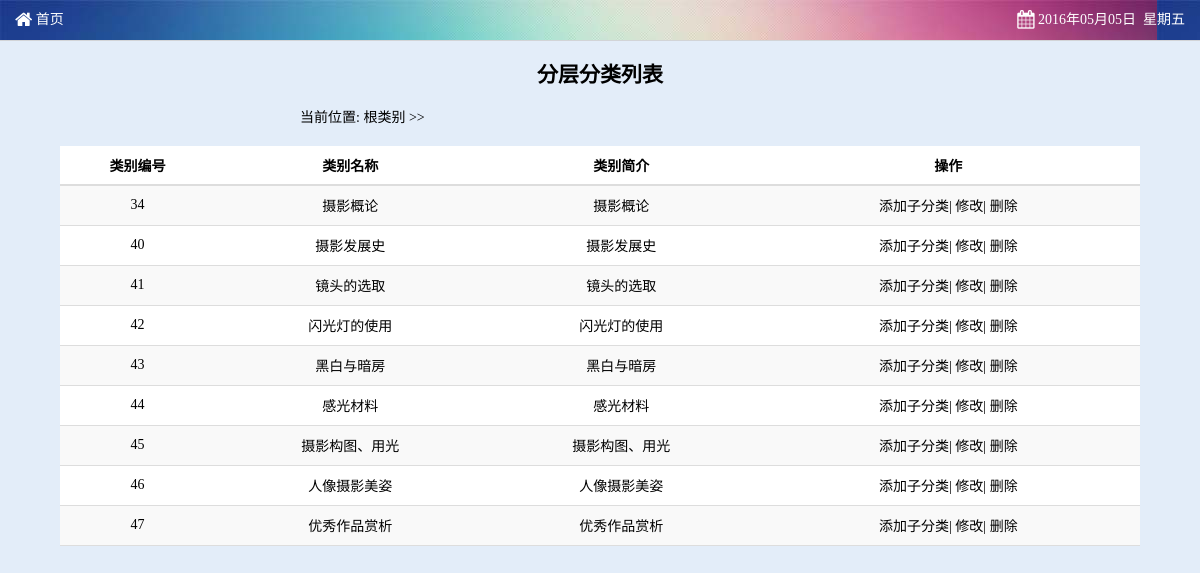
The app's page /weiadmin/class/classlist.php (signed in) with its own data.
### tables this page shows
CREATE TABLE `art_class` (
  `art_class_id` int(11) NOT NULL auto_increment COMMENT '分类id(主键)',
  `art_class_name` varchar(255) NOT NULL COMMENT '分类名称',
  `art_class_brief` varchar(255) default NULL COMMENT '分类简介',
  `art_class_father_id` int(11) default '0' COMMENT '父分类',
  `art_class_sort` tinyint(4) default NULL COMMENT '排序，体现先后顺序',
  `is_father_class` tinyint(11) default NULL COMMENT '是否是父分类',
  `path` varchar(64) NOT NULL COMMENT '到达该分类的路径，据此可实现无极限分类',
  PRIMARY KEY  (`art_class_id`)
);

### weiadmin/class/classlist.php (the view, shortened to what this page needs)
<?php
	$fid = isset($_GET['fid']) ? $_GET['fid']:0;
?>
<!DOCTYPE html PUBLIC "-//W3C//DTD XHTML 1.0 Transitional//EN" "http://www.w3.org/TR/xhtml1/DTD/xhtml1-transitional.dtd">
<html xmlns="http://www.w3.org/1999/xhtml">
<head>
	<link rel="stylesheet" type="text/css" href="../css/basic.css"/>
</head>
<body class="bg">
<div class="container">
	<center>
	<h2>分层分类列表</h2>
	<div style="width: 600px;text-align: left;">
		当前位置: <a href="classlist.php">根类别</a>&nbsp;&gt;&gt;
	</div>
	</center>
	<table class="table" cellpadding="0" cellspacing="0">
		<tr>
		    <th>类别编号</th>
		    <th>类别名称</th>
		    <th>类别简介</th>
		    <th>操作</th>
		</tr>
		<?php
			$sql="select * from art_class where art_class_father_id={$fid}";
			$result=mysql_query($sql);
			while($row = mysql_fetch_assoc($result)){
				echo "<tr>";
				echo "<td>".$row['art_class_id']."</td>";
				echo "<td><a href='classlist.php?fid={$row['art_class_id']}'>".$row['art_class_name']."</a></td>";
				echo "<td>".$row['art_class_brief']."</td>";
				echo "<td><a id='del' href='classadd.php?fid={$row['art_class_id']}&fname={$row['art_class_name']}&path={$row['path']}{$row['art_class_id']},'>添加子分类</a>".
							"| <a href='classmod.php?art_class_id={$row['art_class_id']}'>修改</a>".
							"| <a href='classaction.php?action=del&id={$row['art_class_id']}'
								onclick='return delConfirm(\"{$row['art_class_name']}\");'>删除</a></td>";
				echo "</tr>";
			}
		?>
	</table>
</div>
</body>
</html>

### weiadmin/css/basic.css (style rules this page uses)
body { padding: 0; margin: 0; width: 100%; font-family: '微软雅黑'; font-size: 14px; }
div { padding: 0; margin: 0; }
a { text-decoration: none; color: #000; }
.bg { background: #E3EDF9; overflow: scroll; overflow-x: hidden; }
.content-header { width: 100%; height: 40px; background: #F5F5F5; border-bottom: 1px solid #D2D4D7; }
.content-header .left { padding-left: 15px; float: left; }
.content-header .right { float: right; padding-right: 15px; }
.content-header div span { display: inline-block; height: 40px; line-height: 40px; color: #ffffff; }
.table { width: 100%; padding: 20px 5%; text-align: center; border: none; }
.table tr { height: 40px; }
.table tr:nth-child(odd) { background: #FFFFFF; }
.table tr:nth-child(even) { background: #F9F9F9; }
.table tr:FIRST-CHILD th { border-bottom: 2px solid #DDDDDD; }
.table tr td { font-size: 14px; font-weight: normal; border-bottom: 1px solid #DDDDDD; }

### records on screen
art_class: art_class_id "34", art_class_name "摄影概论", art_class_brief "摄影概论"
art_class: art_class_id "40", art_class_name "摄影发展史", art_class_brief "摄影发展史"
art_class: art_class_id "41", art_class_name "镜头的选取", art_class_brief "镜头的选取"
art_class: art_class_id "42", art_class_name "闪光灯的使用", art_class_brief "闪光灯的使用"
art_class: art_class_id "43", art_class_name "黑白与暗房", art_class_brief "黑白与暗房"
art_class: art_class_id "44", art_class_name "感光材料", art_class_brief "感光材料"
art_class: art_class_id "45", art_class_name "摄影构图、用光", art_class_brief "摄影构图、用光"
art_class: art_class_id "46", art_class_name "人像摄影美姿", art_class_brief "人像摄影美姿"
art_class: art_class_id "47", art_class_name "优秀作品赏析", art_class_brief "优秀作品赏析"
